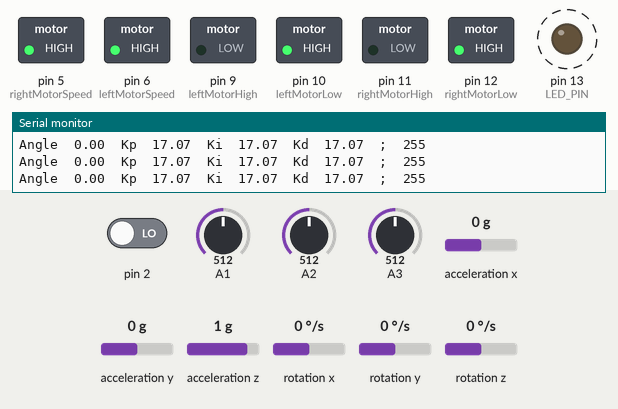
Recording of a sketch running on a simulated Arduino Uno, built with avr-gcc and run on an emulated ATmega328P. Shown: switched loads named in the sketch (green lamp = pin HIGH), output pins drawn as LEDs (lit = HIGH), the last lines printed to the serial monitor. Dashed ring = blinking. Inputs (shaded band) come from the test bench; at power-on: acceleration x 0 g, pin 2 LOW, A1 = 512, A2 = 512, A3 = 512, acceleration y 0 g, acceleration z 1 g, rotation x 0 °/s, rotation y 0 °/s, rotation z 0 °/s. The sensor or clock chip raises its interrupt line as the real part does.

Above: at 1.26 s.
1.8 s: acceleration x set to -1.4 g
At 2.17 s:
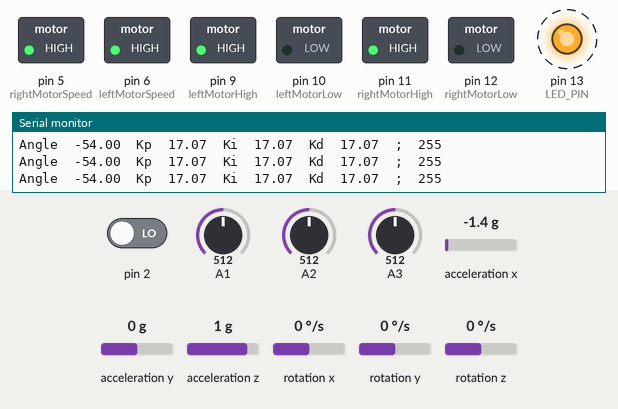
4.8 s: acceleration x set to 0 g
At 5.19 s:
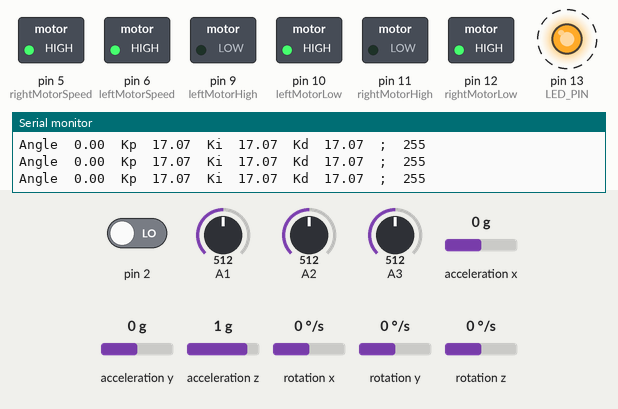
7.8 s: acceleration x set to -0.8 g
At 9.11 s:
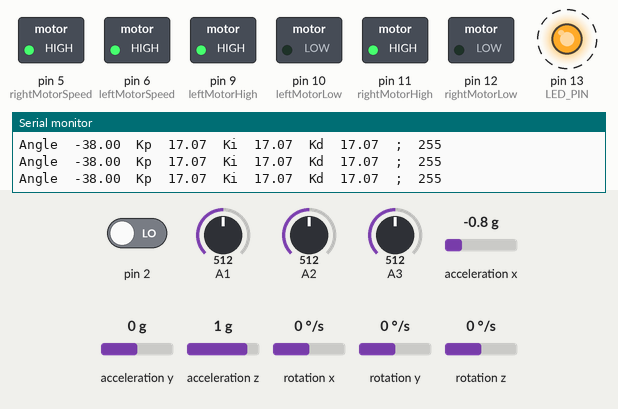
Timing chart, 0 to 16.8 s (numbered marks = the images above; inputs shaded):
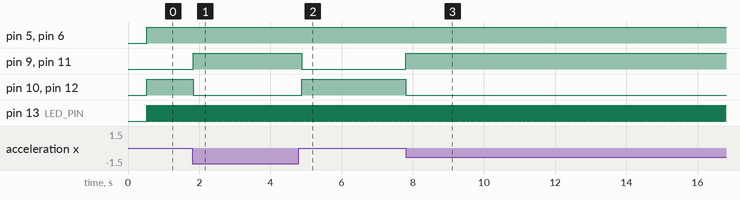

The sketch:

Self_Balancing_bot.ino
```cpp
//Self-Balancing Robot: https://swapneelnaphade.site/projects/self-balancing-robot
//Author: Swapneel Naphade

#include "I2Cdev.h"                       //Thanks to @jrowberg: https://github.com/jrowberg/i2cdevlib/blob/master/Arduino/I2Cdev/I2Cdev.h
#include "MPU6050_6Axis_MotionApps20.h"  //Thanks to @jrowberg: https://github.com/jrowberg/i2cdevlib/tree/master/Arduino/MPU6050

//*************************PID Setup********************************************************************
#include <PID_v1.h>       //Thanks to @br3ttb:  https://github.com/br3ttb/Arduino-PID-Library/blob/master/PID_v1.h

#define PIN_INPUT 0

//Controller Variables
double Setpoint, Input, Output;

//Specify the links and initial tuning parameters
double Kp=11, Ki=1.5, Kd=0.5;
double avgInput=0;
int count=0;
PID myPID(&Input, &Output, &Setpoint, Kp, Ki, Kd, DIRECT);

//******************************************************************************************************

//*******************************Motor_setup***********************************************************
//Define motor position and direction
boolean LEFT=0;
boolean RIGHT=1;
boolean BACKWARD=0;
boolean FORWARD=1;

//Define Motor pins
uint8_t leftMotorHigh=9;
uint8_t leftMotorLow=10;
uint8_t rightMotorHigh=11;
uint8_t rightMotorLow=12;

//Define Motor Speed pins (PWM pins)
uint8_t leftMotorSpeed=6;
uint8_t rightMotorSpeed=5;
int motorSpeed=0;

//Moves bot in direction dir with velocity specified
void moveBot(boolean dir, int velocity){
    analogWrite(leftMotorSpeed, velocity);
    analogWrite(rightMotorSpeed, velocity);
    rotateMotor(LEFT,dir);
    rotateMotor(RIGHT,dir);
}

//Rotates the num (left/right) motor in dir direction
void rotateMotor(uint8_t num, boolean dir){
  if(num==LEFT){
      digitalWrite(leftMotorHigh,dir);
      digitalWrite(leftMotorLow,!dir);
  }
  else if(num==RIGHT){
      digitalWrite(rightMotorHigh,dir);
      digitalWrite(rightMotorLow,!dir);
  }
 }

//******************************************** MPU 6050 setup *********************************************
//#include "MPU6050.h" // not necessary if using MotionApps include file
// Arduino Wire library is required if I2Cdev I2CDEV_ARDUINO_WIRE implementation
// is used in I2Cdev.h
#if I2CDEV_IMPLEMENTATION == I2CDEV_ARDUINO_WIRE
    #include "Wire.h"
#endif

// class default I2C address is 0x68
// specific I2C addresses may be passed as a parameter here
MPU6050 mpu;

/* =========================================================================
   NOTE: In addition to connection 3.3v, GND, SDA, and SCL, this sketch
   depends on the MPU-6050's INT pin being connected to the Arduino's
   external interrupt #0 pin. On the Arduino Uno and Mega 2560, this is
   digital I/O pin 2.
 * ========================================================================= */

/* =========================================================================
   NOTE: Arduino v1.0.1 with the Leonardo board generates a compile error
   when using Serial.write(buf, len). The Teapot output uses this method.
   The solution requires a modification to the Arduino USBAPI.h file, which
   is fortunately simple, but annoying. This will be fixed in the next IDE
   release. For more info, see these links:

   http://arduino.cc/forum/index.php/topic,109987.0.html
   http://code.google.com/p/arduino/issues/detail?id=958
 * ========================================================================= */


// uncomment "OUTPUT_READABLE_QUATERNION" if you want to see the actual
// quaternion components in a [w, x, y, z] format (not best for parsing
// on a remote host such as Processing or something though)
//#define OUTPUT_READABLE_QUATERNION

// uncomment "OUTPUT_READABLE_EULER" if you want to see Euler angles
// (in degrees) calculated from the quaternions coming from the FIFO.
// Note that Euler angles suffer from gimbal lock (for more info, see
// http://en.wikipedia.org/wiki/Gimbal_lock)
//#define OUTPUT_READABLE_EULER

// uncomment "OUTPUT_READABLE_YAWPITCHROLL" if you want to see the yaw/
// pitch/roll angles (in degrees) calculated from the quaternions coming
// from the FIFO. Note this also requires gravity vector calculations.
// Also note that yaw/pitch/roll angles suffer from gimbal lock (for
// more info, see: http://en.wikipedia.org/wiki/Gimbal_lock)
#define OUTPUT_READABLE_YAWPITCHROLL

// uncomment "OUTPUT_READABLE_REALACCEL" if you want to see acceleration
// components with gravity removed. This acceleration reference frame is
// not compensated for orientation, so +X is always +X according to the
// sensor, just without the effects of gravity. If you want acceleration
// compensated for orientation, us OUTPUT_READABLE_WORLDACCEL instead.
//#define OUTPUT_READABLE_REALACCEL

// uncomment "OUTPUT_READABLE_WORLDACCEL" if you want to see acceleration
// components with gravity removed and adjusted for the world frame of
// reference (yaw is relative to initial orientation, since no magnetometer
// is present in this case). Could be quite handy in some cases.
//#define OUTPUT_READABLE_WORLDACCEL

// uncomment "OUTPUT_TEAPOT" if you want output that matches the
// format used for the InvenSense teapot demo
//#define OUTPUT_TEAPOT


#define LED_PIN 13 // (Arduino is 13, Teensy is 11, Teensy++ is 6)
bool blinkState = false;

// MPU control/status vars
bool dmpReady = false;  // set true if DMP init was successful
uint8_t mpuIntStatus;   // holds actual interrupt status byte from MPU
uint8_t devStatus;      // return status after each device operation (0 = success, !0 = error)
uint16_t packetSize;    // expected DMP packet size (default is 42 bytes)
uint16_t fifoCount;     // count of all bytes currently in FIFO
uint8_t fifoBuffer[64]; // FIFO storage buffer

// orientation/motion vars
Quaternion q;           // [w, x, y, z]         quaternion container
VectorInt16 aa;         // [x, y, z]            accel sensor measurements
VectorInt16 aaReal;     // [x, y, z]            gravity-free accel sensor measurements
VectorInt16 aaWorld;    // [x, y, z]            world-frame accel sensor measurements
VectorFloat gravity;    // [x, y, z]            gravity vector
float euler[3];         // [psi, theta, phi]    Euler angle container
float ypr[3];           // [yaw, pitch, roll]   yaw/pitch/roll container and gravity vector

// packet structure for InvenSense teapot demo
//uint8_t teapotPacket[14] = { '$', 0x02, 0,0, 0,0, 0,0, 0,0, 0x00, 0x00, '\r', '\n' };


// ================================================================
// ===               INTERRUPT DETECTION ROUTINE                ===
// ================================================================

volatile bool mpuInterrupt = false;     // indicates whether MPU interrupt pin has gone high
void dmpDataReady() {
    mpuInterrupt = true;
}


// ================================================================
// ===                      INITIAL SETUP                       ===
// ================================================================

void setup() {
    // join I2C bus (I2Cdev library doesn't do this automatically)
    #if I2CDEV_IMPLEMENTATION == I2CDEV_ARDUINO_WIRE
        Wire.begin();
        TWBR = 24; // 400kHz I2C clock (200kHz if CPU is 8MHz)
    #elif I2CDEV_IMPLEMENTATION == I2CDEV_BUILTIN_FASTWIRE
        Fastwire::setup(400, true);
    #endif

    // initialize serial communication
    // (115200 chosen because it is required for Teapot Demo output, but it's
    // really up to you depending on your project)
    Serial.begin(115200);
    //while (!Serial); // wait for Leonardo enumeration, others continue immediately

    // NOTE: 8MHz or slower host processors, like the Teensy @ 3.3v or Ardunio
    // Pro Mini running at 3.3v, cannot handle this baud rate reliably due to
    // the baud timing being too misaligned with processor ticks. You must use
    // 38400 or slower in these cases, or use some kind of external separate
    // crystal solution for the UART timer.

    // initialize device
    Serial.println(F("Initializing I2C devices..."));
    mpu.initialize();

    // verify connection
    Serial.println(F("Testing device connections..."));
    Serial.println(mpu.testConnection() ? F("MPU6050 connection successful") : F("MPU6050 connection failed"));

    // load and configure the DMP
    Serial.println(F("Initializing DMP..."));
    devStatus = mpu.dmpInitialize();

    // supply your own gyro offsets here, scaled for min sensitivity
    mpu.setXGyroOffset(220);
    mpu.setYGyroOffset(76);
    mpu.setZGyroOffset(-85);
    mpu.setZAccelOffset(1788); // 1688 factory default for my test chip

    // make sure it worked (returns 0 if so)
    if (devStatus == 0) {
        // turn on the DMP, now that it's ready
        //Serial.println(F("Enabling DMP..."));
        mpu.setDMPEnabled(true);

        // enable Arduino interrupt detection
       Serial.println(F("Enabling interrupt detection (Arduino external interrupt 0)..."));
        attachInterrupt(0, dmpDataReady, RISING);
        mpuIntStatus = mpu.getIntStatus();

        // set our DMP Ready flag so the main loop() function knows it's okay to use it
       Serial.println(F("DMP ready! Waiting for first interrupt..."));
        dmpReady = true;

        // get expected DMP packet size for later comparison
        packetSize = mpu.dmpGetFIFOPacketSize();
    } else {
        // ERROR!
        // 1 = initial memory load failed
        // 2 = DMP configuration updates faild
        // (if it's going to break, usually the code will be 1)
        Serial.print(F("DMP Initialization failed (code "));
        Serial.print(devStatus);
        Serial.println(F(")"));
    }

    // configure LED for output
    pinMode(LED_PIN, OUTPUT);

//************************Encoder_setup***********************
//pinMode(interruptPin, INPUT_PULLUP);
//  attachInterrupt(digitalPinToInterrupt(interruptPin), calculateOmega, RISING);
//
//*****************************************************************

//////////******************PID_setup**********************************
     //initialize the variables we're linked to
  Setpoint = -18;

  //turn the PID on
  myPID.SetMode(AUTOMATIC);

//*************************Motor setup*********************************
  pinMode(leftMotorHigh,OUTPUT);
  pinMode(leftMotorLow,OUTPUT);
  pinMode(rightMotorHigh,OUTPUT);
  pinMode(rightMotorLow,OUTPUT);
  pinMode(leftMotorSpeed,OUTPUT);
  pinMode(rightMotorSpeed,OUTPUT);
  motorSpeed=0;
}


// ================================================================
// ===                    MAIN PROGRAM LOOP                     ===
// ================================================================

void loop() {
    // if programming failed, don't try to do anything
    if (!dmpReady) return;

    // wait for MPU interrupt or extra packet(s) available
    while (!mpuInterrupt && fifoCount < packetSize) {
    }

    // reset interrupt flag and get INT_STATUS byte
    mpuInterrupt = false;
    mpuIntStatus = mpu.getIntStatus();

    // get current FIFO count
    fifoCount = mpu.getFIFOCount();

    // check for overflow (this should never happen unless our code is too inefficient)
    if ((mpuIntStatus & 0x10) || fifoCount == 1024) {
        // reset so we can continue cleanly
        mpu.resetFIFO();
        Serial.println(F("FIFO overflow!"));

    // otherwise, check for DMP data ready interrupt (this should happen frequently)
    } else if (mpuIntStatus & 0x02) {
        // wait for correct available data length, should be a VERY short wait
        while (fifoCount < packetSize) fifoCount = mpu.getFIFOCount();

        // read a packet from FIFO
        mpu.getFIFOBytes(fifoBuffer, packetSize);

        // track FIFO count here in case there is > 1 packet available
        // (this lets us immediately read more without waiting for an interrupt)
        fifoCount -= packetSize;


        #ifdef OUTPUT_READABLE_YAWPITCHROLL
            // display Euler angles in degrees
            mpu.dmpGetQuaternion(&q, fifoBuffer);
            mpu.dmpGetGravity(&gravity, &q);
            mpu.dmpGetYawPitchRoll(ypr, &q, &gravity);
        #endif


        // blink LED to indicate activity
        blinkState = !blinkState;
        digitalWrite(LED_PIN, blinkState);
//**********************PID*******************************


        Input= (int)(ypr[1] * 180/M_PI);

        //Read tuning parameters from potentiometers at A1, A2, A3 pins
        double potKp=analogRead(A2)/30.0;
        double potKi=analogRead(A1)/30.0;
        double potKd=analogRead(A3)/30.0;
        int deadBand=35;

        //Print Angle and current tuning parameters
        Serial.print("Angle\t");
        Serial.print(Input);
        Serial.print("\t");
        Serial.print("Kp\t");
        Serial.print(potKp);
        Serial.print("\t");
        Serial.print("Ki\t");
        Serial.print(potKi);
        Serial.print("\t");
        Serial.print("Kd\t");
        Serial.print(potKd);

        //Set tuning parameters
        myPID.SetTunings(potKp,potKi,potKd);

        //Compute and apply PID control
        myPID.Compute();
        motorSpeed=map(Output,0,255,-255,255);
        if(motorSpeed>0 && motorSpeed<deadBand)
            motorSpeed += deadBand;
        else if(motorSpeed>-deadBand && motorSpeed<0)
            motorSpeed -= deadBand;
          if(motorSpeed>=0)
          moveBot(FORWARD,abs(motorSpeed));
        else moveBot(BACKWARD,abs(motorSpeed));

        //Print Calculated Motor speed
        Serial.print("\t");
        Serial.print(';');
        Serial.print("\t");
        Serial.println(abs(motorSpeed));
    }
}
```

Measured:
- after the input at 1.8 s, pin 9 (leftMotorHigh), pin 11 (rightMotorHigh): LOW → HIGH at once; pin 10 (leftMotorLow), pin 12 (rightMotorLow): HIGH → LOW at once
- after the input at 4.8 s, pin 9 (leftMotorHigh), pin 11 (rightMotorHigh): HIGH → LOW after 0.08 s; pin 10 (leftMotorLow), pin 12 (rightMotorLow): LOW → HIGH after 0.08 s
- after the input at 7.8 s, pin 9 (leftMotorHigh), pin 11 (rightMotorHigh): LOW → HIGH at once; pin 10 (leftMotorLow), pin 12 (rightMotorLow): HIGH → LOW at once
- by itself, pin 13 (LED_PIN): alternates HIGH for 0.01 s and LOW for 0.01 s
